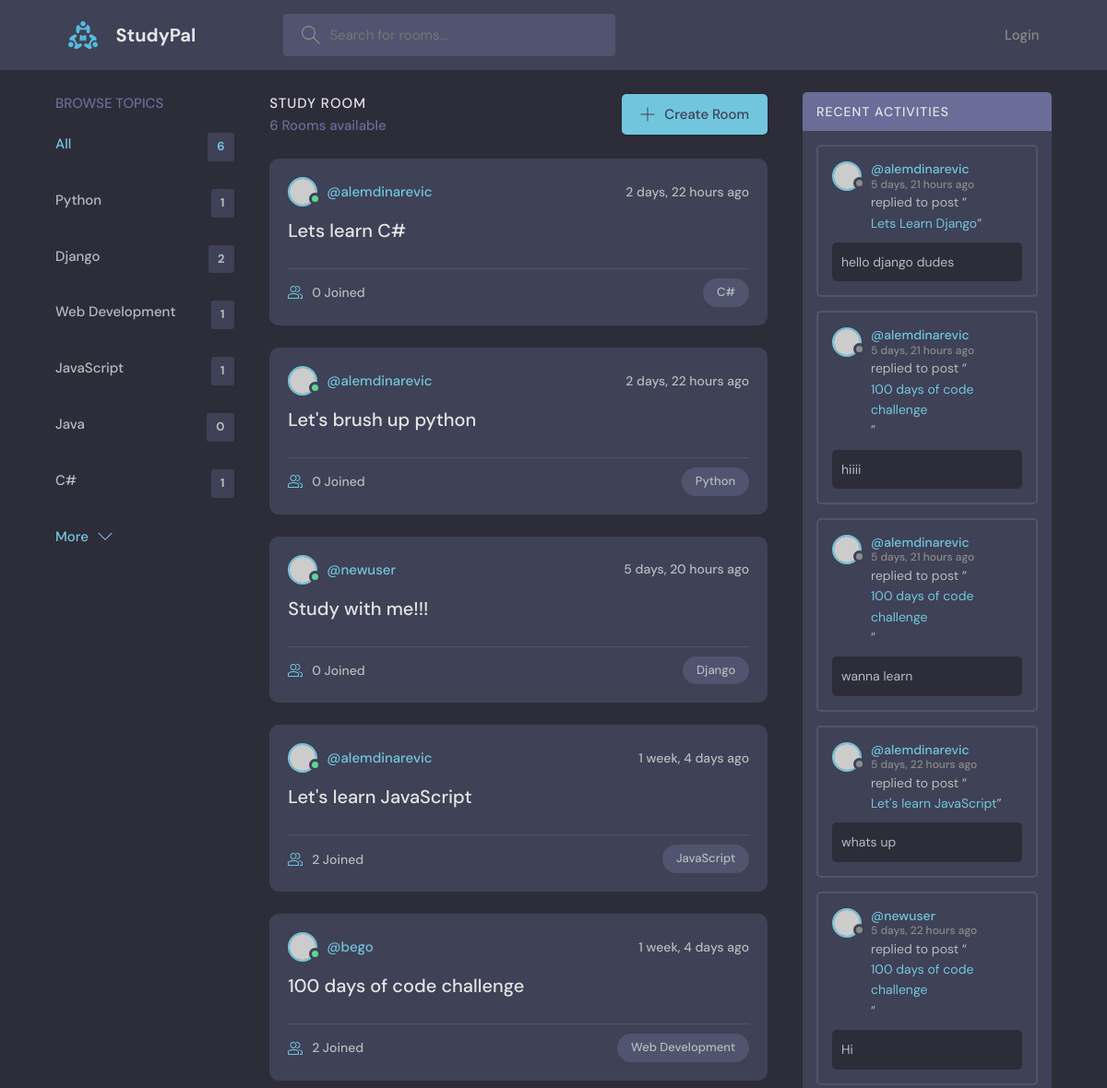
Before: / (upper part) with the older database file.
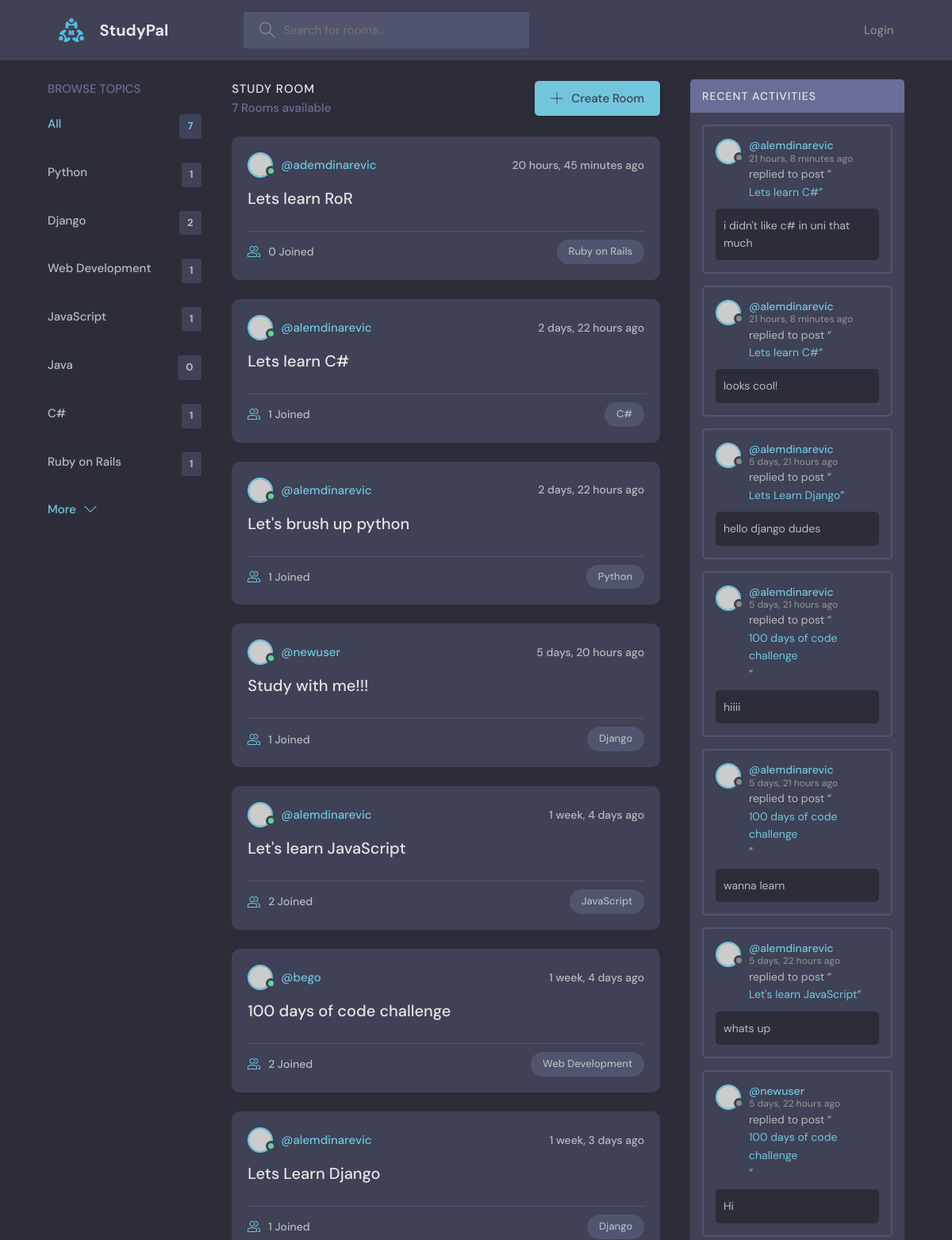
After: the same page with the newer database file.
### base/models.py (models this page shows, shortened)
class Topic(models.Model):
    name = models.CharField(max_length=200)
    def __str__(self):
        return self.name

class Room(models.Model):
    host = models.ForeignKey(User, on_delete=models.SET_NULL, null=True)
    topic = models.ForeignKey(Topic, on_delete=models.SET_NULL, null=True)
    name = models.CharField(max_length=200)
    description = models.TextField(null=True, blank=True)
    participants = models.ManyToManyField(User, related_name='participants', blank=True)
    updated = models.DateTimeField(auto_now=True)
    created = models.DateTimeField(auto_now_add=True)
    class Meta:
        ordering = ['-updated', '-created']
    def __str__(self):
        return self.name

class Message(models.Model):
    user = models.ForeignKey(User, on_delete=models.CASCADE)
    room = models.ForeignKey(Room, on_delete=models.CASCADE)
    body = models.TextField()
    updated = models.DateTimeField(auto_now=True)
    created = models.DateTimeField(auto_now_add=True)
    class Meta:
        ordering = ['-updated', '-created']

### base/views.py (the view)
# urls.py: path('', views.home, name="home"),
def home(request):
    q = request.GET.get('q') if request.GET.get('q') != None else ''
    rooms = Room.objects.filter(
        Q(topic__name__icontains=q) |
        Q(name__icontains=q) |
        Q(description__icontains=q)
        )
    topics = Topic.objects.all()
    room_count = rooms.count
    room_messages = Message.objects.filter(Q(room__name__icontains=q))
    context = {
        "rooms": rooms,
        "topics": topics,
        "room_count": room_count,
        "room_messages": room_messages
    }
    return render(request, 'base/home.html', context)

### base/templates/base/home.html (shortened to what this page needs)
{% extends 'main.html' %}
{% block content %}
<main class="layout layout--3">
  <div class="container">
    {% include 'base/topics_component.html' %}
    <div class="roomList">
      <div class="roomList__header">
        <div>
          <h2>Study Room</h2>
          <p>{{room_count}} Rooms available</p>
        </div>
        <a class="btn btn--main" href="{% url 'create-room' %}">
          <svg version="1.1" xmlns="http://www.w3.org/2000/svg" width="32" height="32" viewBox="0 0 32 32">
            <title>add</title>
            <path
              d="M16.943 0.943h-1.885v14.115h-14.115v1.885h14.115v14.115h1.885v-14.115h14.115v-1.885h-14.115v-14.115z"
            ></path>
          </svg>
          Create Room
        </a>
      </div>
      {% include 'base/feed_component.html' %}
    </div>
    {% include 'base/activity_component.html' %}
  </div>
</main>
{% endblock %}

### base/templates/base/topics_component.html
<div class="topics">
    <div class="topics__header">
        <h2>Browse Topics</h2>
    </div>
    <ul class="topics__list">
        <li>
            <a href="{% url 'home' %}" class="active">All <span>{{topics.count}}</span></a>
        </li>
        {% for topic in topics %}
        <li>
            <a href="{% url 'home' %}?q={{topic.name}}">{{topic}}<span>{{topic.room_set.all.count}}</span></a>
        </li>
        {% endfor %}
    </ul>
    <a class="btn btn--link" href="topics.html">
        More
        <svg version="1.1" xmlns="http://www.w3.org/2000/svg" width="32" height="32" viewBox="0 0 32 32">
        <title>chevron-down</title>
        <path d="M16 21l-13-13h-3l16 16 16-16h-3l-13 13z"></path>
        </svg>
    </a>
</div>

### base/templates/base/feed_component.html (shortened to what this page needs)
{% for room in rooms %}
<div class="roomListRoom">
    <div class="roomListRoom__header">
        <a href="{% url 'user-profile' room.host.id %}" class="roomListRoom__author">
        <div class="avatar avatar--small active">
            <img src="https://randomuser.me/api/portraits/men/11.jpg" />
        </div>
        <span>@{{room.host.username}}</span>
        </a>
        <div class="roomListRoom__actions">
        <span>{{room.created|timesince}} ago</span>
        </div>
    </div>
    <div class="roomListRoom__content">
        <a href="{% url 'room' room.id %}">{{room.name}}</a>
    </div>
    <div class="roomListRoom__meta">
        <a class="roomListRoom__joined" href="{% url 'room' room.id %}">
        {{room.participants.count}} Joined
        </a>
        <p class="roomListRoom__topic">{{room.topic}}</p>
    </div>
</div>
{% endfor %}

### base/templates/base/activity_component.html (shortened to what this page needs)
<div class="activities">
    <div class="activities__header">
      <h2>Recent Activities</h2>
    </div>
    {% for message in room_messages %}
    <div class="activities__box">
      <div class="activities__boxHeader roomListRoom__header">
        <a href="{% url 'user-profile' message.user.id %}" class="roomListRoom__author">
          <div class="avatar avatar--small">
            <img src="https://randomuser.me/api/portraits/women/11.jpg" />
          </div>
          <p>
            @{{message.user}}
            <span>{{message.created|timesince}} ago</span>
          </p>
        </a>
      </div>
      <div class="activities__boxContent">
        <p>replied to post “<a href="{% url 'room' message.room.id %}">{{message.room}}</a>”</p>
        <div class="activities__boxRoomContent">
          {{message.body}}
        </div>
      </div>
    </div>
    {% endfor %}
</div>

Changed rows visible on the page:
added Topic: name "Ruby on Rails", room_set.all.count "1"
added Room: host.username "ademdinarevic", created "20 hours, 45 minutes", name "Lets learn RoR", participants.count "0", topic "Ruby on Rails"
computed for Room "Lets learn C#": participants.count "0" → "1"
computed for Room "Let's brush up python": participants.count "0" → "1"
computed for Room "Study with me!!!": participants.count "0" → "1"
now on this page (row unchanged): Room: host.username "alemdinarevic", created "1 week, 3 days", name "Lets Learn Django", participants.count "1", topic "Django"
added Message: user "alemdinarevic", created "21 hours, 8 minutes", room "Lets learn C#", body "i didn't like c# in uni that much"
added Message: user "alemdinarevic", created "21 hours, 8 minutes", room "Lets learn C#", body "looks cool!"
Other visible differences:
{{ topics.count }}: "6" → "7"
{{ room_count }}: "6" → "7"
